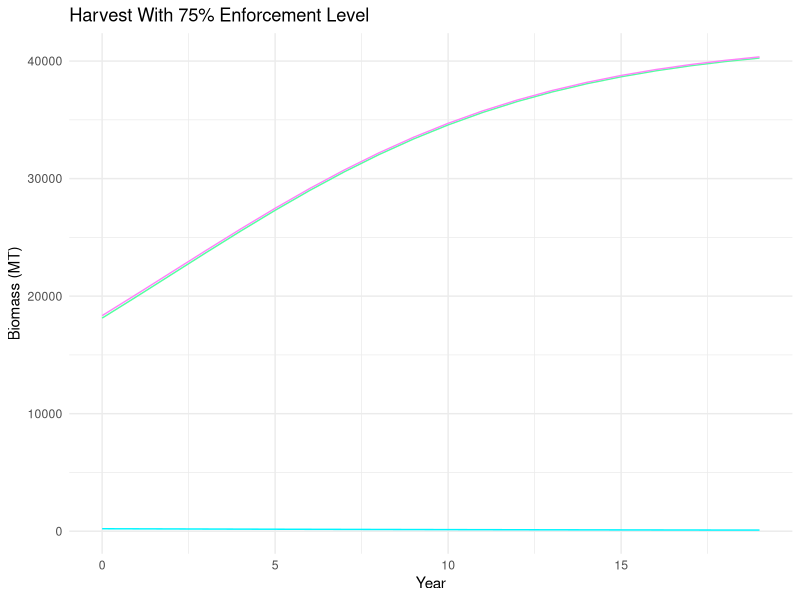
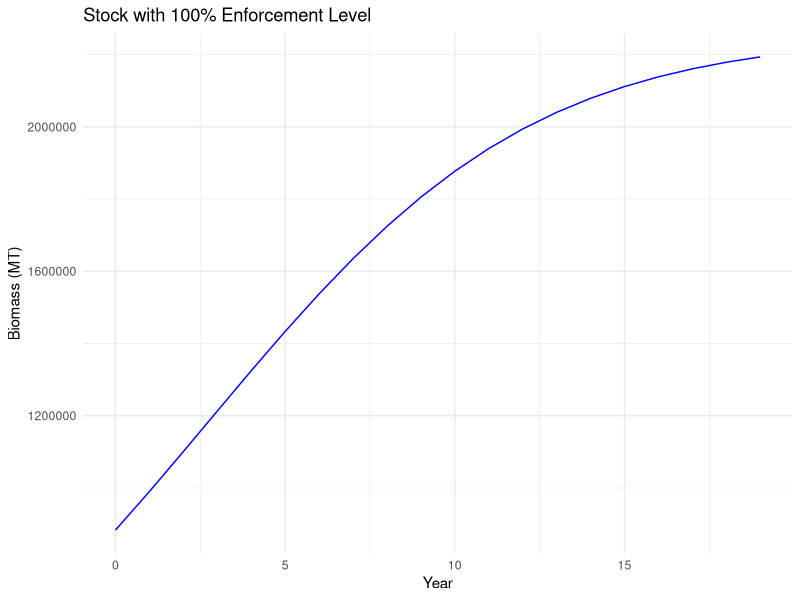
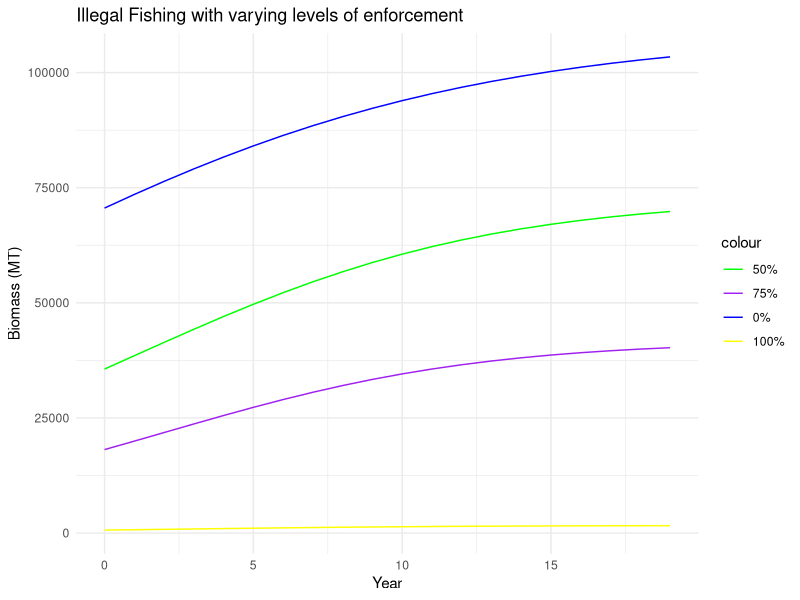
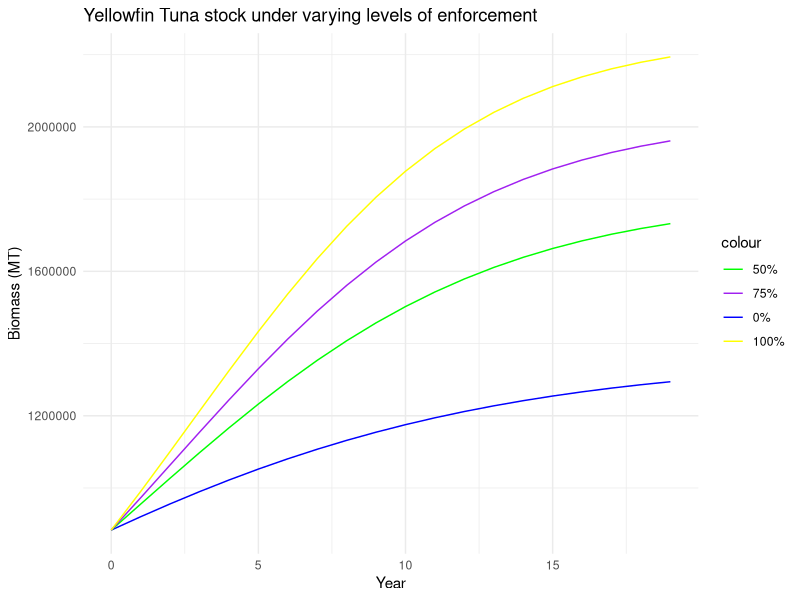

Recreate these plots in R, in order.
## ---- chunk 1
knitr::opts_chunk$set(echo = TRUE)

library(tidyverse)
library(nloptr)
library(knitr)
library(dplyr)
library(ggplot2)
## ---- chunk 2
## Objective funtion

objective <- function(L, int_stock, discount, period, p, c, g, alpha, et, K, r){
  
  ##vectors 
  X <- numeric(length = 20)
I <- numeric(length = 20)
benefits <- numeric(length = 20)
  
  ##initial values 
  X[1] = int_stock
  I[1] = ((p-(g*et))*int_stock)/(2*c)  
  
  benefits[1] = (p*L[1])-(c*(L[1]^2/X[1]))-(alpha*et)
  
   print(paste(" X =", X[1], ", I =", I[1], ", benefits =", benefits[1])) 
  
  #for loop
  for (i in 2:(period+1)) {
     
    X[i] = X[i-1] + (r*X[i-1]) - (r*(X[i-1])^2)/K - (L[i-1]+I[i-1])
    
    I[i] = ((p-(g*et))*X[i])/(2*c)
    
    benefits[i] = (p*L[i]) - (c*(L[i]^2/X[i])) - (alpha*et)
   
    print(paste("Step", i, ": X =", X[i], ", I =", I[i], ", benefits =", benefits[i])) 
  }
  
  t = seq(from = 0, period)
   pv = ((1/(1 + discount))^t) * benefits
  npv = sum(pv)
  
  print(paste("L:", L))  # Print the value of L
  print(paste("npv:", npv))  # Print the value of npv
  
  return(-npv)
  
}
## ---- chunk 3
##constraint that harvest can't be more than stock in any period

constraint <- function(L, int_stock, discount, period, p, c, g, alpha, et, K, r){
  
  #Vectors 
    X <- numeric(length = 20)
    I <- numeric(length = 20)
    const <- numeric(length = 20)
  
  ## initial states 
  X[1] = int_stock 
  I[1] = ((p-(g*et))*X[1])/(2*c)
  const[1] = (L[1]+I[1]) - X[1]
  
  ## for loop for remaing values 
  for (i in 2: (period+1)) {
     X[i] = X[i-1] + (r*X[i-1]) - (r*X[i-1]^2)/K - (L[i-1]+I[i-1])
     I[i] = ((p-(g*et))*X[i])/(2*c)
     const[i] = (L[i]+I[i]) - X[i]
    
  }
  
  return(const)
  
}
## ---- chunk 4
## effort = .75 

local_opts <- list("algorithm" = "NLOPT_LN_COBYLA", xtol_rel = 1e-15)
options <- list("algorithm" = "NLOPT_LN_AUGLAG", xtol_rel = 1e-15, maxeval = 160000, "local_opts" = local_opts)

period = 19

## running nloptr 
output_e_.75 = nloptr(x0=rep(10, times=20),
                 eval_f=objective,
                 eval_g_ineq = constraint,
                 lb=rep(0, times=20),
                 opts = options,
                 int_stock= 883400, discount= .05, period= 19,
                 p= 2397, c= 15000, g= 2375, alpha= 20000000, 
                 et= .75, K= 2265128, r= .2)
                 
round(output_e_.75$solution, 3) #effort 
-output_e_.75$objective #PVNB


## ---- chunk 5
## Effort = 1

local_opts <- list("algorithm" = "NLOPT_LN_COBYLA", xtol_rel = 1e-15)
options <- list("algorithm" = "NLOPT_LN_AUGLAG", xtol_rel = 1e-15, maxeval = 160000, "local_opts" = local_opts)

period = 19

## running nloptr 
output_e_1 = nloptr(x0=rep(10, times=20),
                 eval_f=objective,
                 eval_g_ineq = constraint,
                 lb=rep(0, times=20),
                 opts = options,
                 int_stock= 883400, discount= .05, period= 19,
                 p= 2397, c= 15000, g= 2375, alpha= 20000000, 
                 et= 1, K= 2265128, r= .2)
                 
round(output_e_1$solution, 3) #effort 
-output_e_1$objective #PVNB


## ---- chunk 6
## effort = 0

local_opts <- list("algorithm" = "NLOPT_LN_COBYLA", xtol_rel = 1e-15)
options <- list("algorithm" = "NLOPT_LN_AUGLAG", xtol_rel = 1e-15, maxeval = 160000, "local_opts" = local_opts)

period = 19

## running nloptr 
output_e_0 = nloptr(x0=rep(10, times=20),
                 eval_f=objective,
                 eval_g_ineq = constraint,
                 lb=rep(0, times=20),
                 opts = options,
                 int_stock= 883400, discount= .05, period= 19,
                 p= 2397, c= 15000, g= 2375, alpha= 20000000, 
                 et= 0, K= 2265128, r= .2)
                 
round(output_e_0$solution, 3) #effort 
-output_e_0$objective #PVNB


## ---- chunk 7
## effort = .5 

local_opts <- list("algorithm" = "NLOPT_LN_COBYLA", xtol_rel = 1e-15)
options <- list("algorithm" = "NLOPT_LN_AUGLAG", xtol_rel = 1e-15, maxeval = 160000, "local_opts" = local_opts)

period = 19

## running nloptr 
output_e_.5 = nloptr(x0=rep(10, times=20),
                 eval_f=objective,
                 eval_g_ineq = constraint,
                 lb=rep(0, times=20),
                 opts = options,
                 int_stock= 883400, discount= .05, period= 19,
                 p= 2397, c= 15000, g= 2375, alpha= 20000000, 
                 et= .5, K= 2265128, r= .2)
                 
round(output_e_.5$solution, 3) #effort 
-output_e_.5$objective #PVNB


## ---- chunk 8
#Making a table for e = 1

stock_a <- function(L, int_stock= 883400, discount= .05, period= 19,
                 p= 2397, c= 15000, g= 2375, alpha= 20000000, 
                 et= 1, K= 2265128, r= .2) {
  
  ##vectors 
  X <- numeric(length = 20)
I <- numeric(length = 20)
benefits <- numeric(length = 20)
  
  ##initial values 
  X[1] = int_stock
  I[1] = ((p-(g*et))*int_stock)/(2*c)  
  
  benefits[1] = (p*L[1])-(c*(L[1]^2/X[1]))-(alpha*et)
  
   print(paste(" X =", X[1], ", I =", I[1], ", benefits =", benefits[1])) 
  
  #for loop
  for (i in 2:(period+1)) {
     
    X[i] = X[i-1] + (r*X[i-1]) - (r*(X[i-1])^2)/K - (L[i-1]+I[i-1])
    
    I[i] = ((p-(g*et))*X[i])/(2*c)
    
    benefits[i] = (p*L[i]) - (c*(L[i]^2/X[i])) - (alpha*et)
   
    print(paste("Step", i, ": X =", X[i], ", I =", I[i], ", benefits =", benefits[i])) 
  }
  
  t = seq(from = 0, period)
   pv = ((1/(1 + discount))^t) * benefits
  npv = sum(pv)
  
  print(paste("L:", L))  # Print the value of L
  print(paste("npv:", npv))  # Print the value of npv
  
# This time we return a data frame with the variables we want in the table.  The value after the = indicates the column label.
  
  return(data.frame("Year"=t, "Present Value" =pv, "Stock"=X, "Harvest" =I+L, "Illegal Fishing" = I, "legal Harvest" = L))

}

# The next command is telling R to use the solution found above, choice, to evaluate the function stock and to round the values in the data frame to two places past the decimal point.  The second command says to make a table with these values. 

e_1=round(stock_a(output_e_1$solution),3)      #  2 indicates rounding

kable(e_1)
## ---- chunk 9
#Making a table for e = 0

stock_a <- function(L, int_stock= 883400, discount= .05, period= 19,
                 p= 2397, c= 15000, g= 2375, alpha= 20000000, 
                 et= .0, K= 2265128, r= .2) {
  
  ##vectors 
  X <- numeric(length = 20)
I <- numeric(length = 20)
benefits <- numeric(length = 20)
  
  ##initial values 
  X[1] = int_stock
  I[1] = ((p-(g*et))*int_stock)/(2*c)  
  
  benefits[1] = (p*L[1])-(c*(L[1]^2/X[1]))-(alpha*et)
  
   print(paste(" X =", X[1], ", I =", I[1], ", benefits =", benefits[1])) 
  
  #for loop
  for (i in 2:(period+1)) {
     
    X[i] = X[i-1] + (r*X[i-1]) - (r*(X[i-1])^2)/K - (L[i-1]+I[i-1])
    
    I[i] = ((p-(g*et))*X[i])/(2*c)
    
    benefits[i] = (p*L[i]) - (c*(L[i]^2/X[i])) - (alpha*et)
   
    print(paste("Step", i, ": X =", X[i], ", I =", I[i], ", benefits =", benefits[i])) 
  }
  
  t = seq(from = 0, period)
   pv = ((1/(1 + discount))^t) * benefits
  npv = sum(pv)
  
  print(paste("L:", L))  # Print the value of L
  print(paste("npv:", npv))  # Print the value of npv
  
# This time we return a data frame with the variables we want in the table.  The value after the = indicates the column label.
  
  return(data.frame("Year"=t, "Present Value" =pv, "Stock"=X, "Harvest" =I+L, "Illegal Fishing" = I, "legal Harvest" = L))

}

# The next command is telling R to use the solution found above, choice, to evaluate the function stock and to round the values in the data frame to two places past the decimal point.  The second command says to make a table with these values. 

e_0=round(stock_a(output_e_0$solution),3)      #  2 indicates rounding

kable(e_0)


## ---- chunk 10
#Making a table for e = .5 

stock_a <- function(L, int_stock= 883400, discount= .05, period= 19,
                 p= 2397, c= 15000, g= 2375, alpha= 20000000, 
                 et= .5, K= 2265128, r= .2) {
  
  ##vectors 
  X <- numeric(length = 20)
I <- numeric(length = 20)
benefits <- numeric(length = 20)
  
  ##initial values 
  X[1] = int_stock
  I[1] = ((p-(g*et))*int_stock)/(2*c)  
  
  benefits[1] = (p*L[1])-(c*(L[1]^2/X[1]))-(alpha*et)
  
   print(paste(" X =", X[1], ", I =", I[1], ", benefits =", benefits[1])) 
  
  #for loop
  for (i in 2:(period+1)) {
     
    X[i] = X[i-1] + (r*X[i-1]) - (r*(X[i-1])^2)/K - (L[i-1]+I[i-1])
    
    I[i] = ((p-(g*et))*X[i])/(2*c)
    
    benefits[i] = (p*L[i]) - (c*(L[i]^2/X[i])) - (alpha*et)
   
    print(paste("Step", i, ": X =", X[i], ", I =", I[i], ", benefits =", benefits[i])) 
  }
  
  t = seq(from = 0, period)
   pv = ((1/(1 + discount))^t) * benefits
  npv = sum(pv)
  
  print(paste("L:", L))  # Print the value of L
  print(paste("npv:", npv))  # Print the value of npv
  
# This time we return a data frame with the variables we want in the table.  The value after the = indicates the column label.
  
  return(data.frame("Year"=t, "Present Value" =pv, "Stock"=X, "Harvest" =I+L, "Illegal Fishing" = I, "legal Harvest" = L))

}

# The next command is telling R to use the solution found above, choice, to evaluate the function stock and to round the values in the data frame to two places past the decimal point.  The second command says to make a table with these values. 

e_.5=round(stock_a(output_e_.5$solution),3)      #  2 indicates rounding

kable(e_.5)


## ---- chunk 11
#Making a table for e=. 75 

stock_a <- function(L, int_stock= 883400, discount= .05, period= 19,
                 p= 2397, c= 15000, g= 2375, alpha= 20000000, 
                 et= .75, K= 2265128, r= .2) {
  
  ##vectors 
  X <- numeric(length = 20)
I <- numeric(length = 20)
benefits <- numeric(length = 20)
  
  ##initial values 
  X[1] = int_stock
  I[1] = ((p-(g*et))*int_stock)/(2*c)  
  
  benefits[1] = (p*L[1])-(c*(L[1]^2/X[1]))-(alpha*et)
  
   print(paste(" X =", X[1], ", I =", I[1], ", benefits =", benefits[1])) 
  
  #for loop
  for (i in 2:(period+1)) {
     
    X[i] = X[i-1] + (r*X[i-1]) - (r*(X[i-1])^2)/K - (L[i-1]+I[i-1])
    
    I[i] = ((p-(g*et))*X[i])/(2*c)
    
    benefits[i] = (p*L[i]) - (c*(L[i]^2/X[i])) - (alpha*et)
   
    print(paste("Step", i, ": X =", X[i], ", I =", I[i], ", benefits =", benefits[i])) 
  }
  
  t = seq(from = 0, period)
   pv = ((1/(1 + discount))^t) * benefits
  npv = sum(pv)
  
  print(paste("L:", L))  # Print the value of L
  print(paste("npv:", npv))  # Print the value of npv
  
# This time we return a data frame with the variables we want in the table.  The value after the = indicates the column label.
  
  return(data.frame("Year"=t, "Present Value" =pv, "Stock"=X, "Harvest" =I+L, "Illegal Fishing" = I, "legal Harvest" = L))

}

# The next command is telling R to use the solution found above, choice, to evaluate the function stock and to round the values in the data frame to two places past the decimal point.  The second command says to make a table with these values. 

e_.75=round(stock_a(output_e_.75$solution),3)      #  2 indicates rounding

kable(e_.75)


## ---- chunk 12
data_all <- data.frame(e_.75$Year, e_0$Stock, e_0$Illegal.Fishing, e_0$legal.Harvest, e_.5$Stock, e_.5$Illegal.Fishing, e_.5$legal.Harvest, e_.75$Stock, e_.75$Illegal.Fishing, e_.75$legal.Harvest, e_1$Stock, e_1$Illegal.Fishing, e_1$legal.Harvest)

col_names <- c("year", "stock_0", "I_0", "L_0", "stock_.5", "I_.5", "L_.5", "stock_.75", "I_.75", "L_.75", "stock_1", "I_1", "L_1")

colnames(data_all) <- col_names
## ---- chunk 13
ggplot(data = e_.75, aes(x= Year, y = Illegal.Fishing)) +
  geom_line(color = 'seagreen1')+
  geom_line(aes(y=legal.Harvest), color="turquoise1") +
  geom_line(aes(y=Harvest), color="orchid1") +
   labs(title = "Harvest With 75% Enforcement Level",
       x = "Year",
       y = "Biomass (MT)") +
  theme_minimal()

## ---- chunk 14
ggplot(data = e_1, aes(x= Year, y = Stock)) +
  geom_line(color = 'blue')+
   labs(title = "Stock with 100% Enforcement Level",
       x = "Year",
       y = "Biomass (MT)") +
  theme_minimal()

## ---- chunk 15
## plot of illegal fishing w/ different effort 
ggplot(data = data_all, aes(x= year)) +
  geom_line(aes(y = I_0, color = 'I_0') )+
  geom_line(aes(y = I_.5, color = "I_.5") )+
  geom_line(aes(y= I_.75, color = "I_.75") )+
  geom_line(aes(y= I_1, color = "I_1") ) +
  scale_color_manual(values = c(I_0 = "blue", I_.5 = "green", I_.75 = "purple", I_1 = "yellow"), labels = c(I_0 = "0%", I_.5 = "50%", I_.75 = "75%", I_1 = "100%")) +
   labs(title = "Illegal Fishing with varying levels of enforcement",
       x = "Year",
       y = "Biomass (MT)") +
  theme_minimal() 

## ---- chunk 16
## plot of stock with different effort 
ggplot(data = data_all, aes(x= year)) +
  geom_line(aes(y = stock_0, color = 'stock_0') )+
  geom_line(aes(y = stock_.5, color = "stock_.5") )+
  geom_line(aes(y= stock_.75, color = "stock_.75") )+
  geom_line(aes(y= stock_1, color = "stock_1") ) +
  scale_color_manual(values = c(stock_0 = "blue", stock_.5 = "green", stock_.75 = "purple", stock_1 = "yellow"), labels = c(stock_0 = "0%", stock_.5 = "50%", stock_.75 = "75%", stock_1 = "100%")) +
   labs(title = "Yellowfin Tuna stock under varying levels of enforcement",
       x = "Year",
       y = "Biomass (MT)") +
  theme_minimal() 

